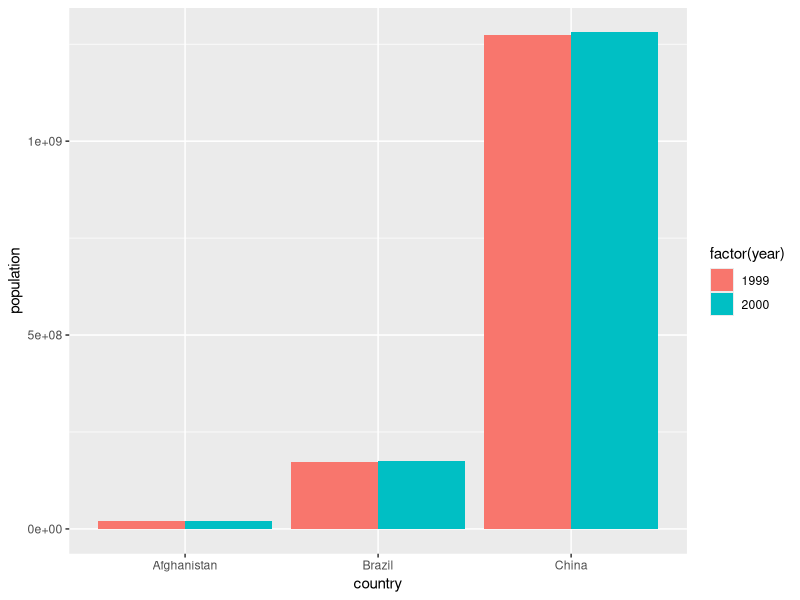
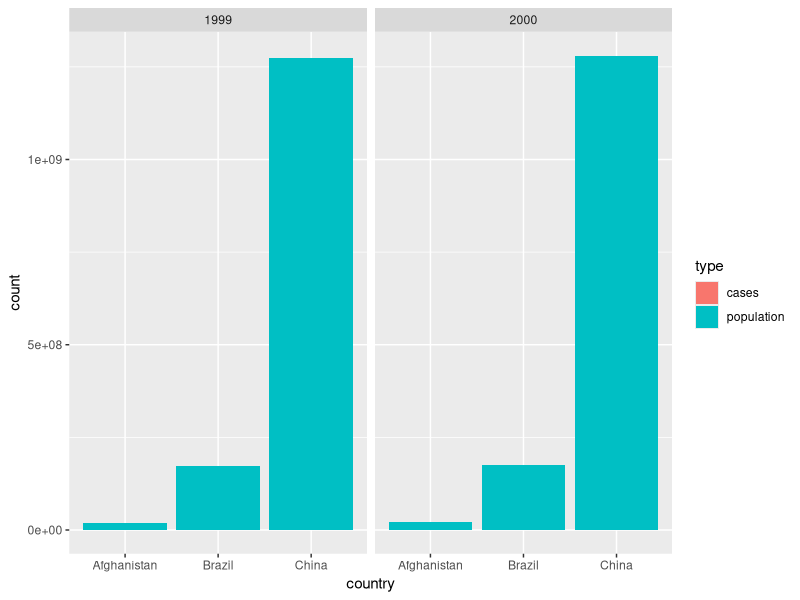
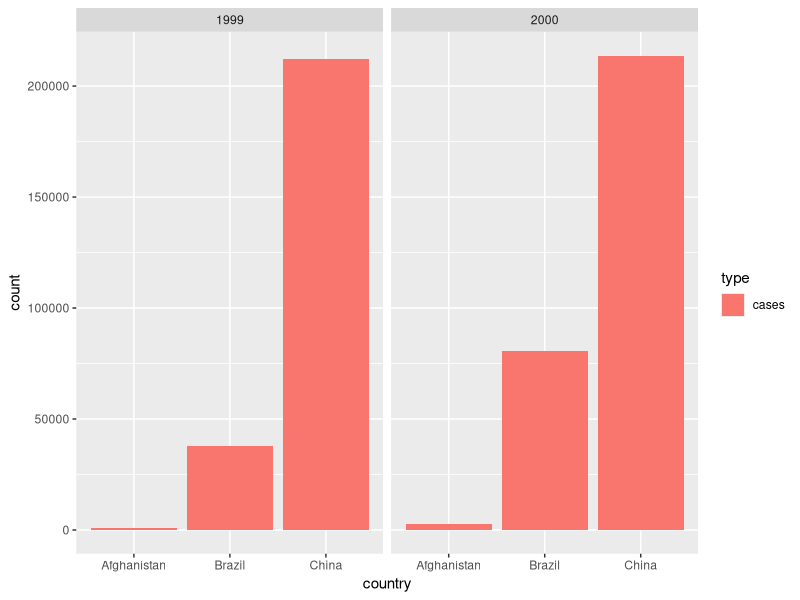
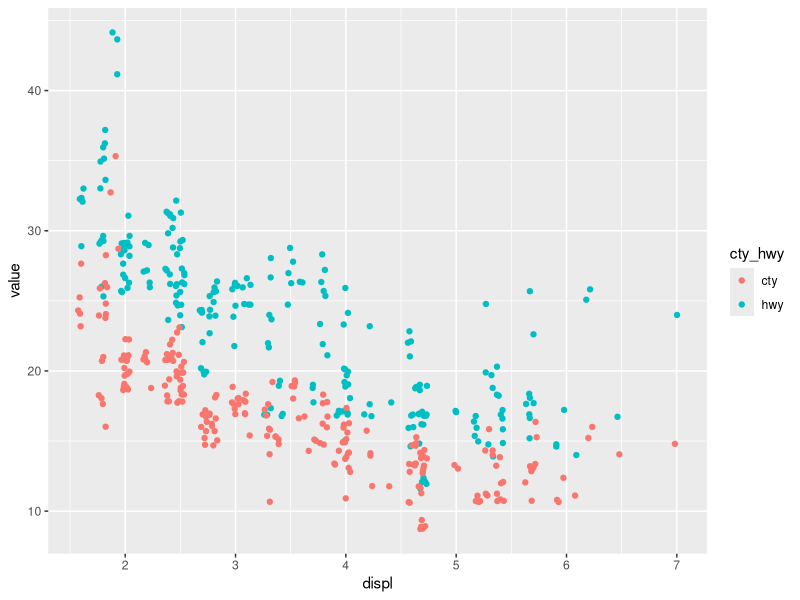

Source code (R) for these figures, in order:
## ---- chunk 1
knitr::opts_chunk$set(echo = TRUE)
library(tidyverse)
## ---- chunk 2
table2 %>% 
  spread(type, count)
## ---- chunk 3
table1 %>% 
  gather(type, count, cases, population)
## ---- chunk 4
table2 %>% 
  gather(type, count, -country, -year)
## ---- chunk 5
table1 %>% 
  gather(type, count, -country, -year) %>% 
  arrange(country, year, type)
## ---- chunk 6
table1 %>%
  ggplot() +
  geom_col(
    aes(country, population, fill = factor(year)),
    position = "dodge"
  )
## ---- chunk 7
table2 %>%
  ggplot() +
  geom_col(aes(country, count, fill = type)) +
  facet_wrap(~year)
## ---- chunk 8
table2 %>%
  filter(type == "cases") %>%
  ggplot() +
  geom_col(aes(country, count, fill = type)) +
  facet_wrap(~year)
## ---- chunk 9
cases_tbl <-
  table4a %>%
  mutate(type = "cases")

population_tbl <-
  table4b %>% 
  mutate(type = "population")

bind_rows(cases_tbl, population_tbl) %>%
  gather(year, count, -country, -type) %>%
  select(country, year, everything()) %>% 
  arrange(country, year, type)
## ---- chunk 10
mpg %>%
  select(displ, hwy, cty) %>%
  gather(cty_hwy, value, hwy, cty) %>%
  ggplot() +
  geom_jitter(aes(displ, value, color = cty_hwy))
